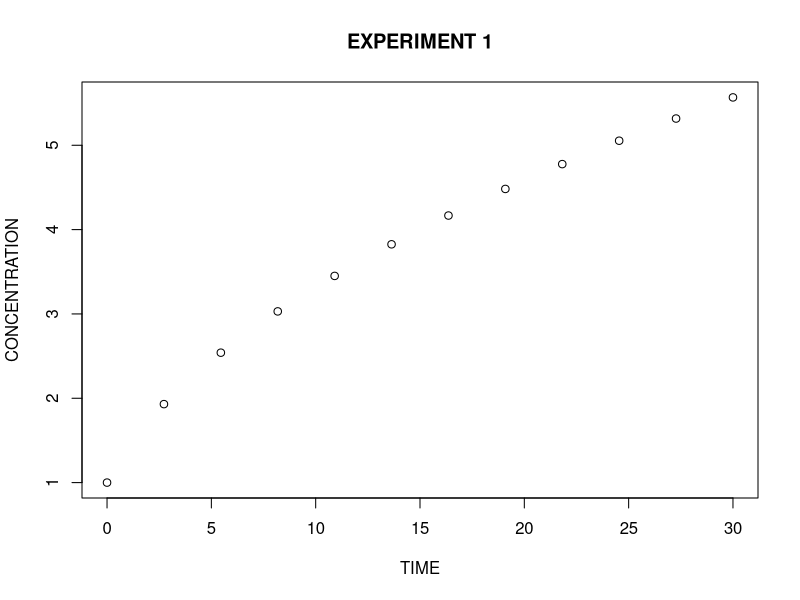
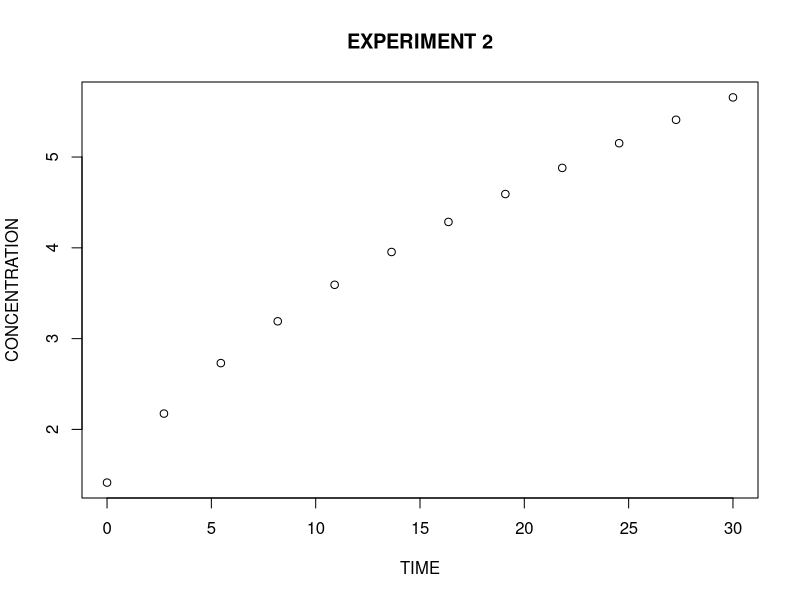
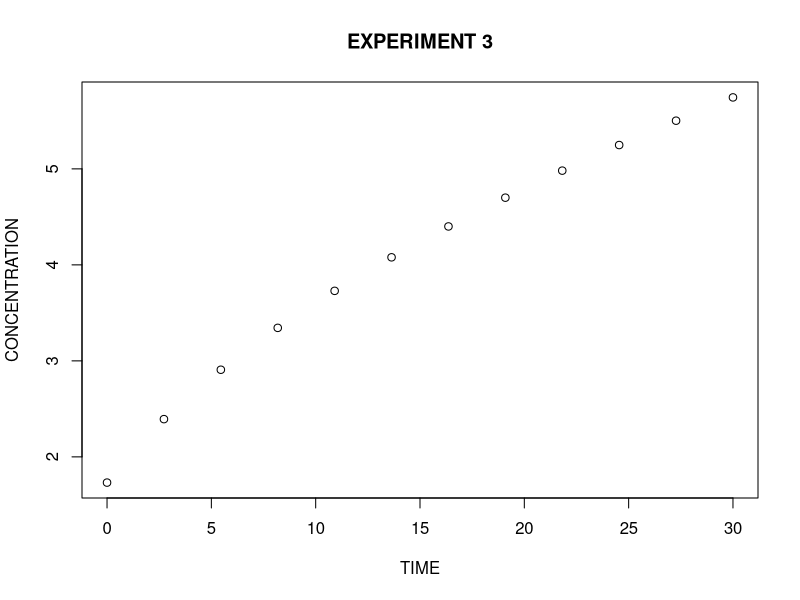
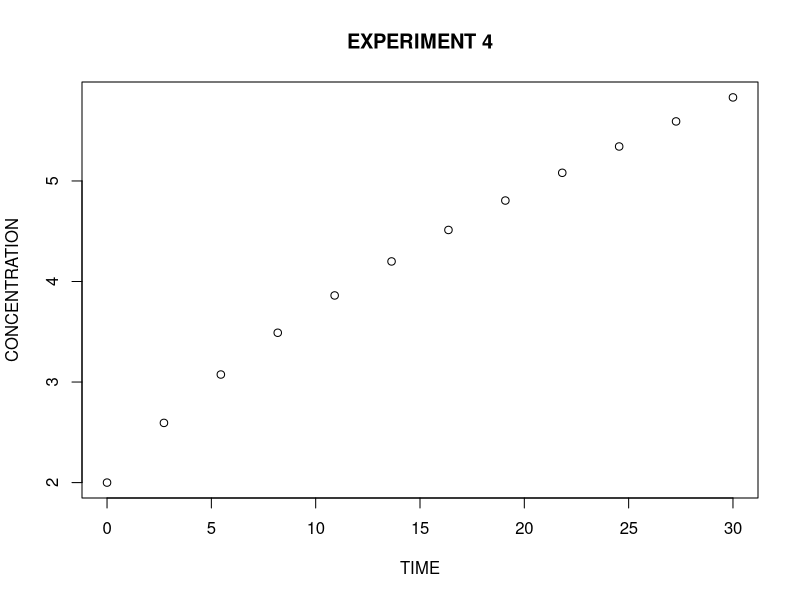
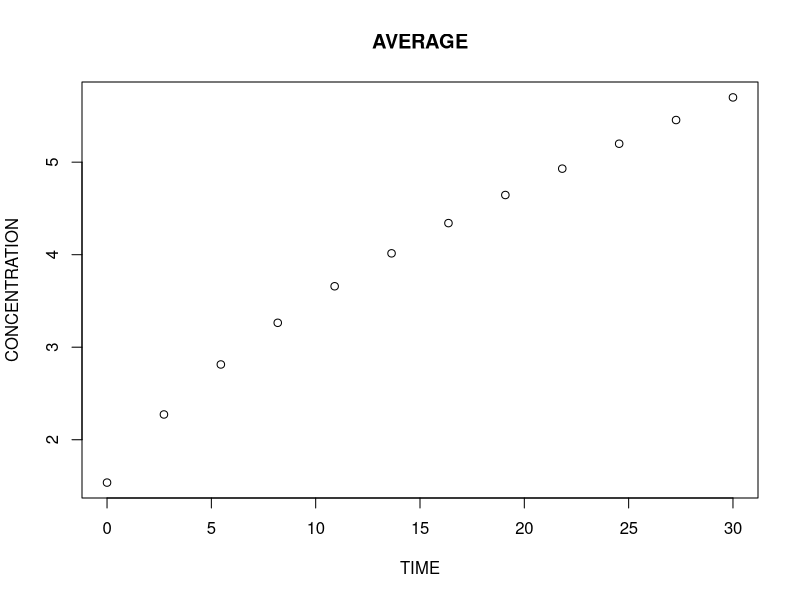
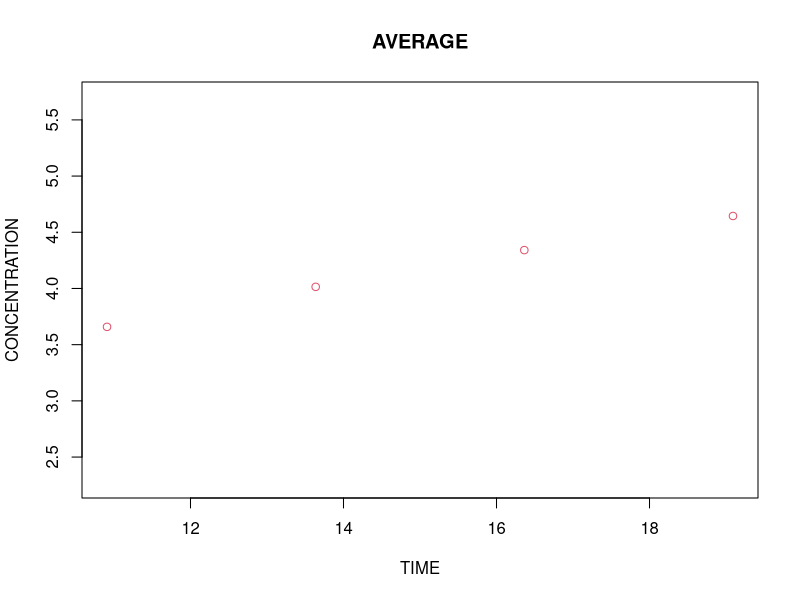
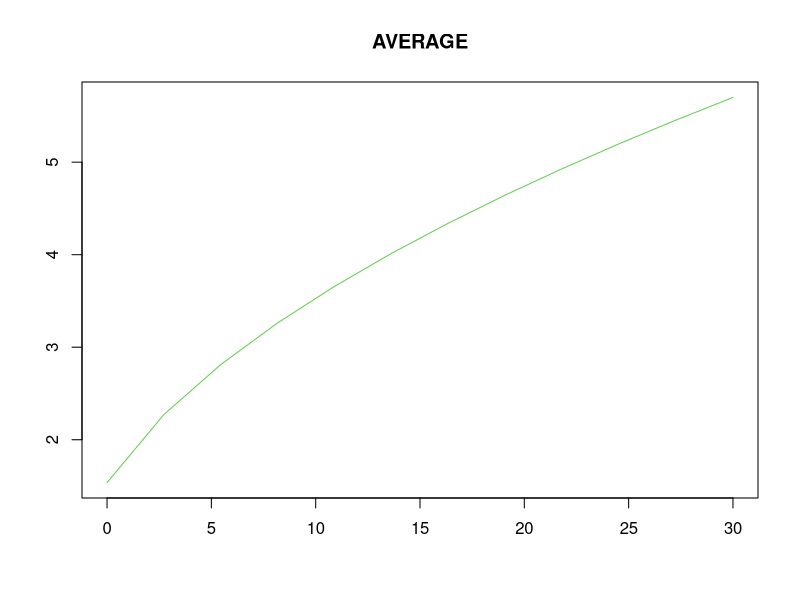
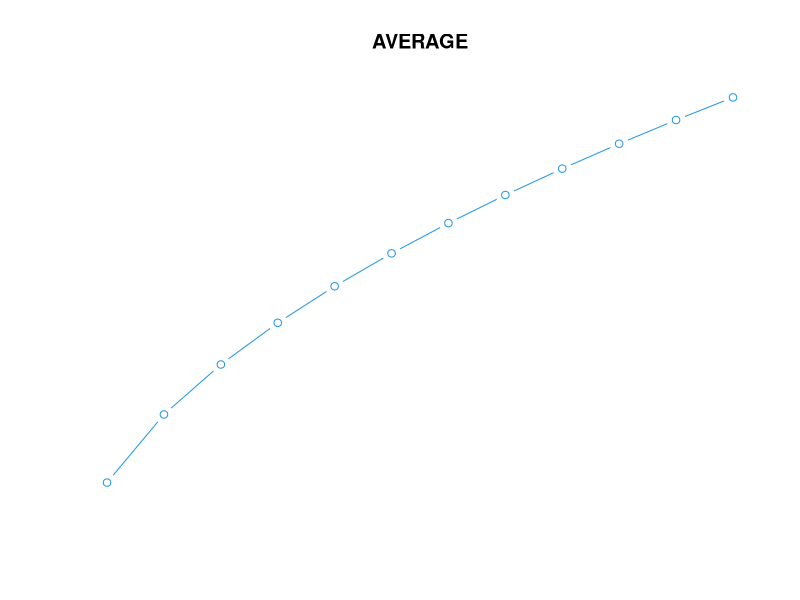

Generate these figures, in order, with R:
n = 10
#2_1.1

experiment = c(1:4)

t = seq(0, 10 + 2 * n, len = 12)
time = rep(t, each = 4)

concentration = c()
for(i in 1:12)
        concentration = c(concentration, sqrt(experiment[1:4] + t[i]))

table = data.frame("Experiment" = experiment,
                   "Time" = time,
                   "Concentration" = concentration)
        
print(table, row.names = FALSE, max.levels = 0)
        
for(i in 1:4)
    plot(t, sqrt(t + i), xlab = "TIME", ylab = "CONCENTRATION", main = paste("EXPERIMENT", i))

y = 0
for(i in 1:4) y = y + sqrt(t + i)
y = y / 4
plot(t, y, xlab = "TIME", ylab = "CONCENTRATION", main = "AVERAGE")
    
#2_1.2
type = c("p", "l", "b", "o", "h", "s")

plot(ifelse(t >= n & t <= 2 * n, t, NA),
     ifelse(y >= 2 & y <= 2 * n, y, NA),
     xlab = "TIME", ylab = "CONCENTRATION", main = "AVERAGE", type = "p", col = n)
plot(t, y, xlab = "", ylab = "", main = "AVERAGE", type = "l", col = n + 1)
plot(t, y, xlab = "", ylab = "", main = "AVERAGE", type = "b", col = n + 2, axes = "FALSE")
plot(t, y, xlab = "TIME", ylab = "CONCENTRATION", main = "AVERAGE", type = "o", col = n + 3, log = "x")
plot(t, y, xlab = "TIME", ylab = "CONCENTRATION", main = "AVERAGE", type = "h", col = n + 4, log = "y")
plot(t, y, xlab = "TIME", ylab = "CONCENTRATION", main = "AVERAGE", type = "s", col = n + 5, log = "xy")
    
#2_1.3
x = seq(0, n, by = n / 15)
y_ = sqrt(2 * n - x)
plot(x, y_, xlab = "TIME", ylab = "CONCENTRATION", main = "AVERAGE", pch = n, col = n + 30, cex = 2 * n / (n + 1))
plot(x, y_, xlab = "TIME", ylab = "CONCENTRATION", main = "AVERAGE", pch = 70 + n, col = "red", cex = (n + 1) / 2 / n)
plot(x, y_, xlab = "TIME", ylab = "CONCENTRATION", main = "AVERAGE", pch = "\u0417", col = c("0", "0", "255"))
plot(x, y_, xlab = "TIME", ylab = "CONCENTRATION", main = "AVERAGE", pch = 5, col = c("255", "228", "181"), lwd = 2.5, bg = 22 + n)
    
#2_1.4
trap = function(start, width, height) {
    x = c(start[1],
          start[1] + width,
          start[1] + 3 / 4 * width,
          start[1] + width / 4,
          start[1])
    y = c(start[2],
          start[2],
          start[2] + height,
          start[2] + height,
          start[2])
    list(x, y)
}
l = trap(c(n, n), 3 * n, 2 * n)
m = trap(c(1.2 * n, 1.2 * n), 2.6 * n, 1.6 * n)
s = trap(c(1.5 * n, 1.5 * n), 2 * n, n)
plot(l[[1]], l[[2]], type  =  "l",  col  = n + 5, lwd = 15 + n / 5, lty = 2, xlab = "", ylab = "", ljoin = 0)
lines(m[[1]], m[[2]], type  =  "l",  col  = n + 6, lwd = 15 + n / 5, lty = 3, ljoin = 0)
lines(s[[1]], s[[2]], type  =  "l", col  = n + 7, lwd = 15 + n / 5, lty = 4, ljoin = 0)
    
#2_1.5
c = seq(-(n + 1) / n, (n + 1) / n, len = 100 - n)
plot(x, x, type = "o", lwd = 3, pch = n, lty = 1, col = n + 10)
lines(x, x**3, type = "o", lwd = 3, pch = n + 1, lty = 3, col = n + 11)
lines(x, x**(n+1), type = "o", lwd = 3, pch = n + 2, lty = 5, col = n + 12)
legend(8, 4, c("x", "x**3", "x**(n+1)"), col = c((n + 10):(n + 12)), lty = c(1, 3, 5), pch = c(n:(n+2)))
